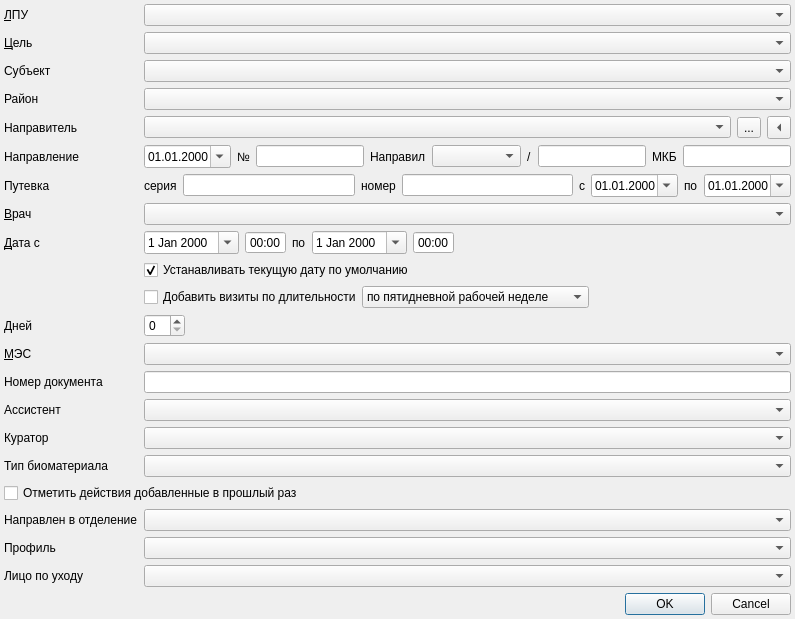
<?xml version="1.0" encoding="UTF-8"?>
<ui version="4.0">
 <class>PreCreateEventDialog</class>
 <widget class="QDialog" name="PreCreateEventDialog">
  <property name="geometry">
   <rect>
    <x>0</x>
    <y>0</y>
    <width>795</width>
    <height>611</height>
   </rect>
  </property>
  <property name="windowTitle">
   <string>Новое обращение</string>
  </property>
  <layout class="QGridLayout" name="gridLayout">
   <property name="margin">
    <number>4</number>
   </property>
   <item row="11" column="1" colspan="2">
    <widget class="QWidget" name="addVisitsWidget" native="true">
     <layout class="QGridLayout" name="gridLayout_2">
      <property name="margin">
       <number>0</number>
      </property>
      <property name="spacing">
       <number>0</number>
      </property>
      <item row="0" column="0">
       <layout class="QHBoxLayout" name="horizontalLayout_4">
        <item>
         <widget class="QCheckBox" name="chkAddVisits">
          <property name="sizePolicy">
           <sizepolicy hsizetype="Minimum" vsizetype="Fixed">
            <horstretch>0</horstretch>
            <verstretch>0</verstretch>
           </sizepolicy>
          </property>
          <property name="text">
           <string>Добавить визиты по длительности</string>
          </property>
         </widget>
        </item>
        <item>
         <widget class="QComboBox" name="cmbWeekProfile">
          <item>
           <property name="text">
            <string>по пятидневной рабочей неделе</string>
           </property>
          </item>
          <item>
           <property name="text">
            <string>по шестидневной рабочей неделе</string>
           </property>
          </item>
          <item>
           <property name="text">
            <string>по семидневной рабочей неделе</string>
           </property>
          </item>
         </widget>
        </item>
        <item>
         <spacer name="horizontalSpacer_2">
          <property name="orientation">
           <enum>Qt::Horizontal</enum>
          </property>
          <property name="sizeHint" stdset="0">
           <size>
            <width>318</width>
            <height>20</height>
           </size>
          </property>
         </spacer>
        </item>
       </layout>
      </item>
     </layout>
    </widget>
   </item>
   <item row="22" column="1" colspan="2">
    <widget class="CClientRelationComboBoxPatron" name="cmbClientRelationId"/>
   </item>
   <item row="1" column="1" colspan="2">
    <widget class="CRBComboBox" name="cmbEventType"/>
   </item>
   <item row="0" column="1" colspan="2">
    <widget class="CPolyclinicComboBox" name="cmbOrg"/>
   </item>
   <item row="0" column="0">
    <widget class="QLabel" name="lblOrg">
     <property name="sizePolicy">
      <sizepolicy hsizetype="Maximum" vsizetype="Preferred">
       <horstretch>0</horstretch>
       <verstretch>0</verstretch>
      </sizepolicy>
     </property>
     <property name="text">
      <string>&amp;ЛПУ</string>
     </property>
     <property name="buddy">
      <cstring>cmbOrg</cstring>
     </property>
    </widget>
   </item>
   <item row="1" column="0">
    <widget class="QLabel" name="lblEventType">
     <property name="sizePolicy">
      <sizepolicy hsizetype="Maximum" vsizetype="Preferred">
       <horstretch>0</horstretch>
       <verstretch>0</verstretch>
      </sizepolicy>
     </property>
     <property name="text">
      <string>&amp;Цель</string>
     </property>
     <property name="buddy">
      <cstring>cmbEventType</cstring>
     </property>
    </widget>
   </item>
   <item row="6" column="0">
    <widget class="QLabel" name="lblRelegate">
     <property name="text">
      <string>Направление</string>
     </property>
    </widget>
   </item>
   <item row="19" column="0">
    <spacer>
     <property name="orientation">
      <enum>Qt::Vertical</enum>
     </property>
     <property name="sizeHint" stdset="0">
      <size>
       <width>20</width>
       <height>40</height>
      </size>
     </property>
    </spacer>
   </item>
   <item row="3" column="0">
    <widget class="QLabel" name="lblSrcRegion">
     <property name="text">
      <string>Субъект</string>
     </property>
    </widget>
   </item>
   <item row="4" column="1" colspan="2">
    <widget class="CKladrOkatoComboBox" name="cmbSrcRegion"/>
   </item>
   <item row="4" column="0">
    <widget class="QLabel" name="lblSrcCity">
     <property name="text">
      <string>Район</string>
     </property>
    </widget>
   </item>
   <item row="3" column="1" colspan="2">
    <widget class="CKLADRComboBox" name="cmbSrcCity"/>
   </item>
   <item row="12" column="0">
    <widget class="QLabel" name="lblDays">
     <property name="sizePolicy">
      <sizepolicy hsizetype="Maximum" vsizetype="Preferred">
       <horstretch>0</horstretch>
       <verstretch>0</verstretch>
      </sizepolicy>
     </property>
     <property name="text">
      <string>Дней</string>
     </property>
     <property name="buddy">
      <cstring>edtDays</cstring>
     </property>
    </widget>
   </item>
   <item row="10" column="1" colspan="2">
    <widget class="QCheckBox" name="chkUseCurrentDate">
     <property name="text">
      <string>Устанавливать текущую дату по умолчанию</string>
     </property>
     <property name="checked">
      <bool>true</bool>
     </property>
    </widget>
   </item>
   <item row="6" column="1" colspan="2">
    <layout class="QHBoxLayout" name="horizontalLayout_5">
     <item>
      <widget class="CDateEdit" name="edtSrcDate">
       <property name="displayFormat">
        <string>dd.MM.yyyy</string>
       </property>
       <property name="calendarPopup">
        <bool>true</bool>
       </property>
      </widget>
     </item>
     <item>
      <widget class="QLabel" name="lblN">
       <property name="text">
        <string>№</string>
       </property>
      </widget>
     </item>
     <item>
      <widget class="QLineEdit" name="edtSrcNumber">
       <property name="sizePolicy">
        <sizepolicy hsizetype="Minimum" vsizetype="Fixed">
         <horstretch>0</horstretch>
         <verstretch>0</verstretch>
        </sizepolicy>
       </property>
      </widget>
     </item>
     <item>
      <widget class="QLabel" name="lblRelegatePerson">
       <property name="text">
        <string>Направил</string>
       </property>
      </widget>
     </item>
     <item>
      <widget class="CPersonComboBoxEx" name="cmbRelegatePerson">
       <property name="sizePolicy">
        <sizepolicy hsizetype="Expanding" vsizetype="Fixed">
         <horstretch>0</horstretch>
         <verstretch>0</verstretch>
        </sizepolicy>
       </property>
      </widget>
     </item>
     <item>
      <widget class="QLabel" name="lblSL">
       <property name="text">
        <string>/</string>
       </property>
      </widget>
     </item>
     <item>
      <widget class="QLineEdit" name="edtRelegatePerson"/>
     </item>
     <item>
      <widget class="QLabel" name="lblSrcMKB">
       <property name="text">
        <string>МКБ</string>
       </property>
      </widget>
     </item>
     <item>
      <widget class="CICDCodeEditEx" name="edtSrcMKB">
       <property name="sizePolicy">
        <sizepolicy hsizetype="Minimum" vsizetype="Fixed">
         <horstretch>0</horstretch>
         <verstretch>0</verstretch>
        </sizepolicy>
       </property>
      </widget>
     </item>
    </layout>
   </item>
   <item row="7" column="0">
    <widget class="QLabel" name="lblVoucher">
     <property name="text">
      <string>Путевка</string>
     </property>
    </widget>
   </item>
   <item row="8" column="0">
    <widget class="QLabel" name="lblPersonal">
     <property name="sizePolicy">
      <sizepolicy hsizetype="Maximum" vsizetype="Preferred">
       <horstretch>0</horstretch>
       <verstretch>0</verstretch>
      </sizepolicy>
     </property>
     <property name="text">
      <string>&amp;Врач</string>
     </property>
     <property name="buddy">
      <cstring>cmbPerson</cstring>
     </property>
    </widget>
   </item>
   <item row="7" column="1" colspan="2">
    <layout class="QHBoxLayout" name="horizontalLayout">
     <item>
      <widget class="QLabel" name="lblVoucherSerial">
       <property name="text">
        <string>серия</string>
       </property>
      </widget>
     </item>
     <item>
      <widget class="QLineEdit" name="edtVoucherSerial"/>
     </item>
     <item>
      <widget class="QLabel" name="lblVoucherNumber">
       <property name="text">
        <string>номер</string>
       </property>
      </widget>
     </item>
     <item>
      <widget class="QLineEdit" name="edtVoucherNumber">
       <property name="inputMask">
        <string>999999999999999; </string>
       </property>
      </widget>
     </item>
     <item>
      <widget class="QLabel" name="lblVoucherBegDate">
       <property name="text">
        <string>с</string>
       </property>
      </widget>
     </item>
     <item>
      <widget class="CDateEdit" name="edtVoucherBegDate">
       <property name="displayFormat">
        <string>dd.MM.yyyy</string>
       </property>
       <property name="calendarPopup">
        <bool>true</bool>
       </property>
      </widget>
     </item>
     <item>
      <widget class="QLabel" name="lblVoucherEndDate">
       <property name="text">
        <string>по</string>
       </property>
      </widget>
     </item>
     <item>
      <widget class="CDateEdit" name="edtVoucherEndDate">
       <property name="displayFormat">
        <string>dd.MM.yyyy</string>
       </property>
       <property name="calendarPopup">
        <bool>true</bool>
       </property>
      </widget>
     </item>
    </layout>
   </item>
   <item row="8" column="1" colspan="2">
    <widget class="CPersonComboBoxEx" name="cmbPerson"/>
   </item>
   <item row="9" column="0">
    <widget class="QLabel" name="lblEventSetDate">
     <property name="sizePolicy">
      <sizepolicy hsizetype="Maximum" vsizetype="Preferred">
       <horstretch>0</horstretch>
       <verstretch>0</verstretch>
      </sizepolicy>
     </property>
     <property name="text">
      <string>&amp;Дата c</string>
     </property>
     <property name="buddy">
      <cstring>edtEventSetDate</cstring>
     </property>
    </widget>
   </item>
   <item row="12" column="1">
    <widget class="QSpinBox" name="edtDays">
     <property name="sizePolicy">
      <sizepolicy hsizetype="Maximum" vsizetype="Fixed">
       <horstretch>0</horstretch>
       <verstretch>0</verstretch>
      </sizepolicy>
     </property>
    </widget>
   </item>
   <item row="12" column="2">
    <spacer name="horizontalSpacer_3">
     <property name="orientation">
      <enum>Qt::Horizontal</enum>
     </property>
     <property name="sizeHint" stdset="0">
      <size>
       <width>826</width>
       <height>20</height>
      </size>
     </property>
    </spacer>
   </item>
   <item row="9" column="1" colspan="2">
    <layout class="QHBoxLayout" name="horizontalLayout_3">
     <item>
      <widget class="CCreateEventDateEdit" name="edtEventSetDate">
       <property name="sizePolicy">
        <sizepolicy hsizetype="Maximum" vsizetype="Fixed">
         <horstretch>0</horstretch>
         <verstretch>0</verstretch>
        </sizepolicy>
       </property>
       <property name="calendarPopup">
        <bool>true</bool>
       </property>
      </widget>
     </item>
     <item>
      <widget class="QTimeEdit" name="edtEventSetTime">
       <property name="sizePolicy">
        <sizepolicy hsizetype="Maximum" vsizetype="Fixed">
         <horstretch>0</horstretch>
         <verstretch>0</verstretch>
        </sizepolicy>
       </property>
       <property name="buttonSymbols">
        <enum>QAbstractSpinBox::NoButtons</enum>
       </property>
       <property name="displayFormat">
        <string>HH:mm</string>
       </property>
       <property name="currentSectionIndex">
        <number>0</number>
       </property>
      </widget>
     </item>
     <item>
      <widget class="QLabel" name="lblEventDate">
       <property name="sizePolicy">
        <sizepolicy hsizetype="Maximum" vsizetype="Preferred">
         <horstretch>0</horstretch>
         <verstretch>0</verstretch>
        </sizepolicy>
       </property>
       <property name="text">
        <string>по</string>
       </property>
       <property name="buddy">
        <cstring>edtEventDate</cstring>
       </property>
      </widget>
     </item>
     <item>
      <widget class="CCreateEventDateEdit" name="edtEventDate">
       <property name="sizePolicy">
        <sizepolicy hsizetype="Maximum" vsizetype="Fixed">
         <horstretch>0</horstretch>
         <verstretch>0</verstretch>
        </sizepolicy>
       </property>
       <property name="calendarPopup">
        <bool>true</bool>
       </property>
      </widget>
     </item>
     <item>
      <widget class="QTimeEdit" name="edtEventTime">
       <property name="sizePolicy">
        <sizepolicy hsizetype="Maximum" vsizetype="Fixed">
         <horstretch>0</horstretch>
         <verstretch>0</verstretch>
        </sizepolicy>
       </property>
       <property name="buttonSymbols">
        <enum>QAbstractSpinBox::NoButtons</enum>
       </property>
       <property name="displayFormat">
        <string>HH:mm</string>
       </property>
       <property name="currentSectionIndex">
        <number>0</number>
       </property>
      </widget>
     </item>
     <item>
      <spacer name="horizontalSpacer">
       <property name="orientation">
        <enum>Qt::Horizontal</enum>
       </property>
       <property name="sizeHint" stdset="0">
        <size>
         <width>458</width>
         <height>21</height>
        </size>
       </property>
      </spacer>
     </item>
    </layout>
   </item>
   <item row="15" column="0">
    <widget class="QLabel" name="lblAssistantId">
     <property name="text">
      <string>Ассистент</string>
     </property>
    </widget>
   </item>
   <item row="15" column="1" colspan="2">
    <widget class="CPersonComboBoxEx" name="cmbAssistantId"/>
   </item>
   <item row="16" column="0">
    <widget class="QLabel" name="lblCuratorId">
     <property name="text">
      <string>Куратор</string>
     </property>
    </widget>
   </item>
   <item row="14" column="1" colspan="2">
    <widget class="QLineEdit" name="edtExternalId"/>
   </item>
   <item row="14" column="0">
    <widget class="QLabel" name="lblExternalId">
     <property name="toolTip">
      <string>Внешний идентификатор</string>
     </property>
     <property name="text">
      <string>Номер документа</string>
     </property>
    </widget>
   </item>
   <item row="16" column="1" colspan="2">
    <widget class="CPersonComboBoxEx" name="cmbCuratorId"/>
   </item>
   <item row="17" column="0">
    <widget class="QLabel" name="lblTissueType">
     <property name="text">
      <string>Тип биоматериала</string>
     </property>
    </widget>
   </item>
   <item row="17" column="1" colspan="2">
    <widget class="CRBComboBox" name="cmbTissueType">
     <property name="enabled">
      <bool>true</bool>
     </property>
    </widget>
   </item>
   <item row="18" column="0" colspan="3">
    <widget class="QCheckBox" name="chkSelectPreviousActions">
     <property name="enabled">
      <bool>true</bool>
     </property>
     <property name="text">
      <string>Отметить действия добавленные в прошлый раз</string>
     </property>
    </widget>
   </item>
   <item row="24" column="0" colspan="3">
    <widget class="QDialogButtonBox" name="buttonBox">
     <property name="orientation">
      <enum>Qt::Horizontal</enum>
     </property>
     <property name="standardButtons">
      <set>QDialogButtonBox::Cancel|QDialogButtonBox::Ok</set>
     </property>
    </widget>
   </item>
   <item row="5" column="1" colspan="2">
    <layout class="QHBoxLayout" name="horizontalLayout_2">
     <item>
      <widget class="CPolyclinicComboBox" name="cmbRelegateOrg"/>
     </item>
     <item>
      <widget class="QToolButton" name="btnSelectRelegateOrg">
       <property name="text">
        <string>...</string>
       </property>
      </widget>
     </item>
     <item>
      <widget class="QToolButton" name="btnCopyRelegateOrgId">
       <property name="text">
        <string>...</string>
       </property>
       <property name="arrowType">
        <enum>Qt::LeftArrow</enum>
       </property>
      </widget>
     </item>
    </layout>
   </item>
   <item row="5" column="0">
    <widget class="QLabel" name="lblRelegateOrg">
     <property name="text">
      <string>Направитель</string>
     </property>
    </widget>
   </item>
   <item row="21" column="0">
    <widget class="QLabel" name="lblDirectedProfileId">
     <property name="text">
      <string>Профиль</string>
     </property>
    </widget>
   </item>
   <item row="20" column="0">
    <widget class="QLabel" name="lblDirectedToOSId">
     <property name="text">
      <string>Направлен в отделение</string>
     </property>
    </widget>
   </item>
   <item row="21" column="1" colspan="2">
    <widget class="CRBComboBox" name="cmbDirectedProfileId"/>
   </item>
   <item row="20" column="1" colspan="2">
    <widget class="COrgStructureComboBox" name="cmbDirectedToOSId"/>
   </item>
   <item row="22" column="0">
    <widget class="QLabel" name="lblClientRelationId">
     <property name="text">
      <string>Лицо по уходу</string>
     </property>
    </widget>
   </item>
   <item row="23" column="1">
    <spacer name="verticalSpacer">
     <property name="orientation">
      <enum>Qt::Vertical</enum>
     </property>
     <property name="sizeHint" stdset="0">
      <size>
       <width>20</width>
       <height>40</height>
      </size>
     </property>
    </spacer>
   </item>
   <item row="13" column="0">
    <widget class="QLabel" name="lblMes">
     <property name="sizePolicy">
      <sizepolicy hsizetype="Maximum" vsizetype="Preferred">
       <horstretch>0</horstretch>
       <verstretch>0</verstretch>
      </sizepolicy>
     </property>
     <property name="text">
      <string>&amp;МЭС</string>
     </property>
     <property name="buddy">
      <cstring>cmbMes</cstring>
     </property>
    </widget>
   </item>
   <item row="13" column="1" colspan="2">
    <widget class="CMESComboBoxEx" name="cmbMes"/>
   </item>
  </layout>
 </widget>
 <customwidgets>
  <customwidget>
   <class>CRBComboBox</class>
   <extends>QComboBox</extends>
   <header>library/crbcombobox.h</header>
  </customwidget>
  <customwidget>
   <class>CPersonComboBoxEx</class>
   <extends>QComboBox</extends>
   <header>Orgs/PersonComboBoxEx.h</header>
  </customwidget>
  <customwidget>
   <class>CPolyclinicComboBox</class>
   <extends>QComboBox</extends>
   <header>Orgs/OrgComboBox.h</header>
  </customwidget>
  <customwidget>
   <class>CCreateEventDateEdit</class>
   <extends>QDateEdit</extends>
   <header>Events/CreateEventDateEdit.h</header>
  </customwidget>
  <customwidget>
   <class>CDateEdit</class>
   <extends>QDateEdit</extends>
   <header>library/DateEdit.h</header>
  </customwidget>
  <customwidget>
   <class>CICDCodeEditEx</class>
   <extends>QLineEdit</extends>
   <header>library/ICDCodeEdit.h</header>
  </customwidget>
  <customwidget>
   <class>CKLADRComboBox</class>
   <extends>QComboBox</extends>
   <header>KLADR/kladrComboxes.h</header>
  </customwidget>
  <customwidget>
   <class>CKladrOkatoComboBox</class>
   <extends>QComboBox</extends>
   <header>KLADR/kladrComboxes.h</header>
  </customwidget>
  <customwidget>
   <class>COrgStructureComboBox</class>
   <extends>QComboBox</extends>
   <header>Orgs/OrgStructComboBoxes.h</header>
  </customwidget>
  <customwidget>
   <class>CClientRelationComboBoxPatron</class>
   <extends>QComboBox</extends>
   <header>Registry/Utils.h</header>
  </customwidget>
  <customwidget>
   <class>CMESComboBoxEx</class>
   <extends>QComboBox</extends>
   <header>library/MES/MESComboBoxEx.h</header>
  </customwidget>
 </customwidgets>
 <tabstops>
  <tabstop>cmbOrg</tabstop>
  <tabstop>cmbEventType</tabstop>
  <tabstop>cmbSrcCity</tabstop>
  <tabstop>cmbSrcRegion</tabstop>
  <tabstop>cmbRelegateOrg</tabstop>
  <tabstop>btnSelectRelegateOrg</tabstop>
  <tabstop>btnCopyRelegateOrgId</tabstop>
  <tabstop>edtSrcDate</tabstop>
  <tabstop>edtSrcNumber</tabstop>
  <tabstop>cmbRelegatePerson</tabstop>
  <tabstop>edtRelegatePerson</tabstop>
  <tabstop>edtSrcMKB</tabstop>
  <tabstop>edtVoucherSerial</tabstop>
  <tabstop>edtVoucherNumber</tabstop>
  <tabstop>edtVoucherBegDate</tabstop>
  <tabstop>edtVoucherEndDate</tabstop>
  <tabstop>cmbPerson</tabstop>
  <tabstop>edtEventSetDate</tabstop>
  <tabstop>edtEventSetTime</tabstop>
  <tabstop>edtEventDate</tabstop>
  <tabstop>edtEventTime</tabstop>
  <tabstop>chkUseCurrentDate</tabstop>
  <tabstop>chkAddVisits</tabstop>
  <tabstop>cmbWeekProfile</tabstop>
  <tabstop>edtDays</tabstop>
  <tabstop>edtExternalId</tabstop>
  <tabstop>cmbAssistantId</tabstop>
  <tabstop>cmbCuratorId</tabstop>
  <tabstop>cmbTissueType</tabstop>
  <tabstop>chkSelectPreviousActions</tabstop>
  <tabstop>cmbDirectedToOSId</tabstop>
  <tabstop>cmbDirectedProfileId</tabstop>
  <tabstop>cmbClientRelationId</tabstop>
  <tabstop>buttonBox</tabstop>
 </tabstops>
 <resources/>
 <connections>
  <connection>
   <sender>buttonBox</sender>
   <signal>accepted()</signal>
   <receiver>PreCreateEventDialog</receiver>
   <slot>accept()</slot>
   <hints>
    <hint type="sourcelabel">
     <x>256</x>
     <y>404</y>
    </hint>
    <hint type="destinationlabel">
     <x>157</x>
     <y>153</y>
    </hint>
   </hints>
  </connection>
  <connection>
   <sender>buttonBox</sender>
   <signal>rejected()</signal>
   <receiver>PreCreateEventDialog</receiver>
   <slot>reject()</slot>
   <hints>
    <hint type="sourcelabel">
     <x>324</x>
     <y>404</y>
    </hint>
    <hint type="destinationlabel">
     <x>286</x>
     <y>153</y>
    </hint>
   </hints>
  </connection>
 </connections>
</ui>
